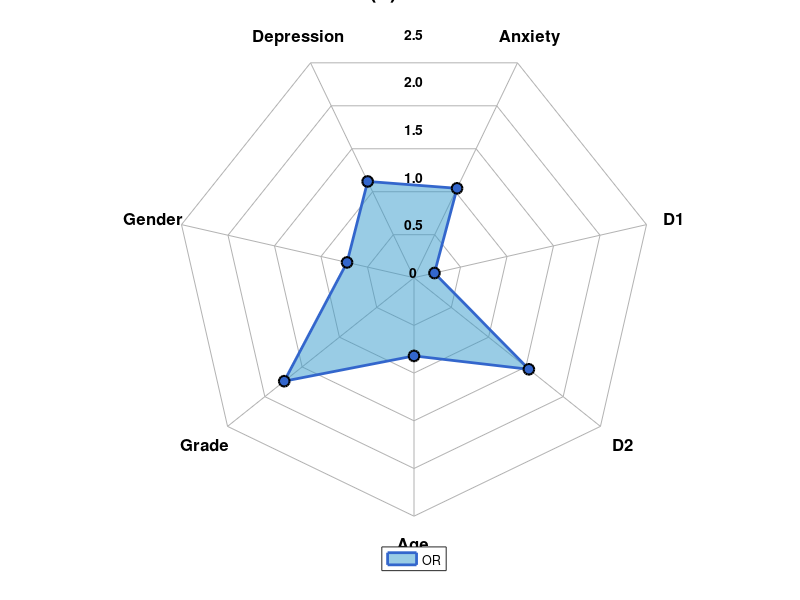

Here is the MATLAB script that generated this plot: (Note: this script raises an error after producing the figure.)
categories = {'Age', 'Grade', 'Gender', 'Depression', 'Anxiety', 'D1', 'D2'};
values = [0.82, 1.74, 0.72, 1.12, 1.04, 0.22, 1.54];

f = figure('Color', 'white', 'Position', [100 100 800 800]);
ax = axes('Parent', f);
hold(ax, 'on');
axis(ax, 'equal');
axis(ax, 'off');

numPoints = length(categories);
maxR = 2.5;
gridLevels = 0:0.5:maxR;

angles = -pi/2 - (0:numPoints-1)*(2*pi/numPoints);

for r = gridLevels
    x = r * cos(angles);
    y = r * sin(angles);
    plot([x, x(1)], [y, y(1)], 'Color', [0.7 0.7 0.7], 'LineWidth', 0.5);
end

center = [0, 0];
for i = 1:numPoints
    x = maxR * cos(angles(i));
    y = maxR * sin(angles(i));
    plot([center(1), x], [center(1), y], 'Color', [0.7 0.7 0.7], 'LineWidth', 0.5);
end

x_data = values .* cos(angles);
y_data = values .* sin(angles);

h_fill = fill([x_data, x_data(1)], [y_data, y_data(1)], [0.2 0.6 0.8], ...
    'FaceAlpha', 0.5, ...
    'EdgeColor', [0.2 0.4 0.8], ...
    'LineWidth', 2, ...
    'DisplayName', 'OR');

scatter(x_data, y_data, 60, 'filled', ...
    'MarkerFaceColor', [0.2 0.4 0.8], ...
    'MarkerEdgeColor', 'k', ...
    'LineWidth', 1.5);

labelPositions = 1.12 * maxR * [cos(angles); sin(angles)];
for i = 1:numPoints
    text(labelPositions(1, i), labelPositions(2, i), categories{i}, ...
        'FontSize', 12, ...
        'FontWeight', 'bold', ...
        'HorizontalAlignment', 'center', ...
        'VerticalAlignment', 'middle');
end

rLabels = {'0', '0.5', '1.0', '1.5', '2.0', '2.5'};
rLabelAngles = pi/2;

for i = 1:length(gridLevels)
    r = gridLevels(i);
    x = r * cos(rLabelAngles);
    y = r * sin(rLabelAngles);
    text(x, y, rLabels{i}, ...
        'FontSize', 10, ...
        'FontWeight', 'bold', ...
        'HorizontalAlignment', 'center', ...
        'VerticalAlignment', 'bottom');
end

text(0, 1.2 * maxR, '(b) NSSI', ...
    'FontSize', 16, ...
    'FontWeight', 'bold', ...
    'HorizontalAlignment', 'center');

lgd = legend(h_fill, 'Location', 'southoutside');
lgd.FontSize = 12;
lgd.FontWeight = 'bold';

axis([-maxR*1.3, maxR*1.3, -maxR*1.3, maxR*1.3]);

exportgraphics(f, 'radar_chart_NSSI.tif', 'Resolution', 1000, 'ContentType', 'image');
disp('High-resolution TIFF radar chart saved as radar_chart_NSSI.tif (1000 DPI)');
